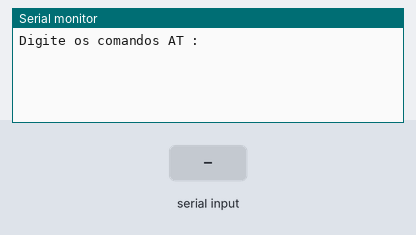
This sketch was run on a simulated Arduino Uno, built with avr-gcc and run on an emulated ATmega328P. Parts: the last lines printed to the serial monitor. The test bench sets the inputs (shaded band).

Above: at 1.2 s.
1.3 s: "1" received over the second serial link
At 2.1 s:
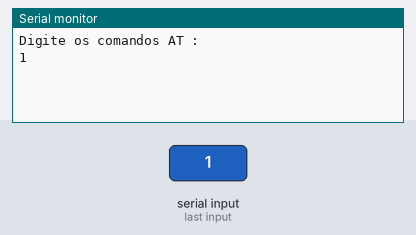
2.8 s: "0" received over the second serial link
At 3.3 s:
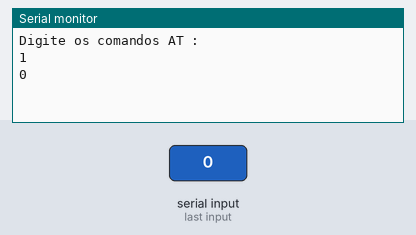

The sketch:

bt_mestre_config.ino
```cpp
//Carrega a biblioteca SoftwareSerial
#include <SoftwareSerial.h>

//Define os pinos para a serial
SoftwareSerial mySerial(10, 11); // RX, TX
String command = ""; // Stores response of bluetooth device
            // which simply allows n between each
            // response.

void setup()
{
  //Inicia a serial
  Serial.begin(115200);
  Serial.println("Digite os comandos AT :");
  //Inicia a serial configurada nas portas 10 e 11
  mySerial.begin(38400);
}

void loop()
{
  // Read device output if available.
  if (mySerial.available())
  {
     while(mySerial.available())
     { // While there is more to be read, keep reading.
       command += (char)mySerial.read();
     }
   Serial.println(command);
   command = ""; // No repeats
  }

  // Read user input if available.
  if (Serial.available())
  {
    delay(10); // The DELAY!
    mySerial.write(Serial.read());
  }
}
```

Measured:
- after the input at 1.3 s, the serial monitor: prints a new line at once (image 1)
- after the input at 2.8 s, the serial monitor: prints a new line at once (image 2)
